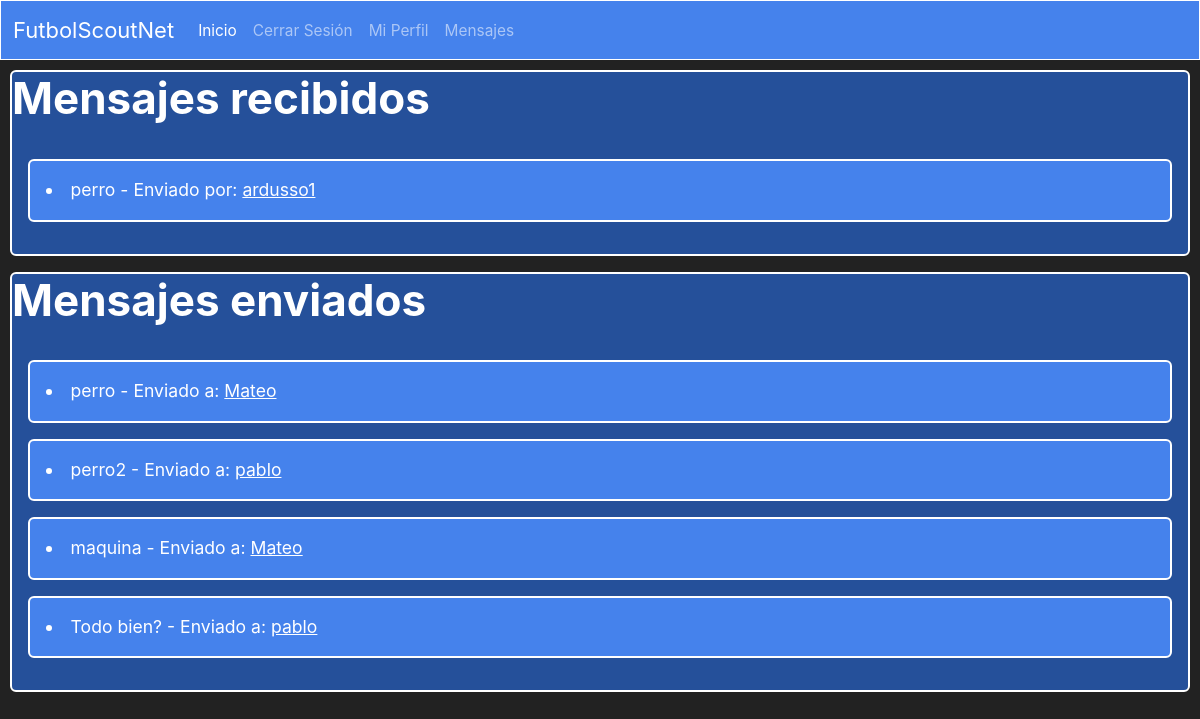
Screenshot of /mensajes/ardusso1/ (signed in) with the database file from the repository.
### sitio/models.py (models this page shows)
class Mensaje(models.Model):
    emisor = models.ForeignKey(User, on_delete=models.CASCADE, related_name='mensajes_enviados', null=True, blank=True)
    receptor = models.ForeignKey(User, on_delete=models.CASCADE, related_name='mensajes_recibidos', null=True, blank=True)
    contenido = models.CharField(max_length=500)
    fecha = models.DateTimeField(default=timezone.now)

### sitio/views.py (the view)
# urls.py: path('mensajes/<str:username>/', views.mensajes, name='mensajes'),
@login_required
def mensajes(request, username=None):
    current_user = request.user
    if username and username != current_user.username:
        target_user = get_object_or_404(User, username=username)
        mensajes_enviados = Mensaje.objects.filter(emisor=current_user, receptor=target_user)
        mensajes_recibidos = Mensaje.objects.filter(emisor=target_user, receptor=current_user)
    else:
        target_user = current_user
        mensajes_enviados = Mensaje.objects.filter(emisor=current_user)
        mensajes_recibidos = Mensaje.objects.filter(receptor=current_user)
    return render(request, 'mensajes.html', {'target_user': target_user, 'mensajes_enviados': mensajes_enviados, 'mensajes_recibidos': mensajes_recibidos})

### sitio/templates/mensajes.html (shortened to what this page needs)
{% extends 'layout.html' %}
{% load static %}
{% block contenido %}
     <div class="card text-white mb-3" style="max-width: 100rem; border: 2px solid white; margin: 10px; background-color: #25509a;">
            <h1> Mensajes recibidos</h1>
            <div class="card-body">
                {% for mensaje in mensajes_recibidos %}
                    <div class="card text-white bg-primary mb-3" style="border: 2px solid white;">
                        <div class="card-body">
                            <li>{{ mensaje.contenido }} - Enviado por: <a href="/profile/{{mensaje.receptor.username}}" style="color: white;">{{mensaje.receptor.username}}</a> </li>
                        </div>
                    </div>
                    {% endfor %}
                </div>
            </div>
    <div class="card text-white mb-3" style="max-width: 100rem; border: 2px solid white; margin: 10px; background-color: #25509a;">
        <h1> Mensajes enviados</h1>
        <div class="card-body">
            {% for mensaje in mensajes_enviados %}
                <div class="card text-white bg-primary mb-3" style="border: 2px solid white;">
                    <div class="card-body">
                        <li>{{ mensaje.contenido }} - Enviado a: <a href="/profile/{{mensaje.receptor.username}}" style="color: white;">{{mensaje.receptor.username}}</a> </li></li>
                    </div>
                </div>
            {% endfor %}
        </div>
    </div>
{% endblock %}

### templates/base.html (style rules this page uses)
body { background-color: #222; color: white; }

### rows the page displays
Mensaje: contenido "perro", receptor.username "ardusso1"
Mensaje: contenido "perro", receptor.username "Mateo"
Mensaje: contenido "perro2", receptor.username "pablo"
Mensaje: contenido "maquina", receptor.username "Mateo"
Mensaje: contenido "Todo bien?", receptor.username "pablo"
